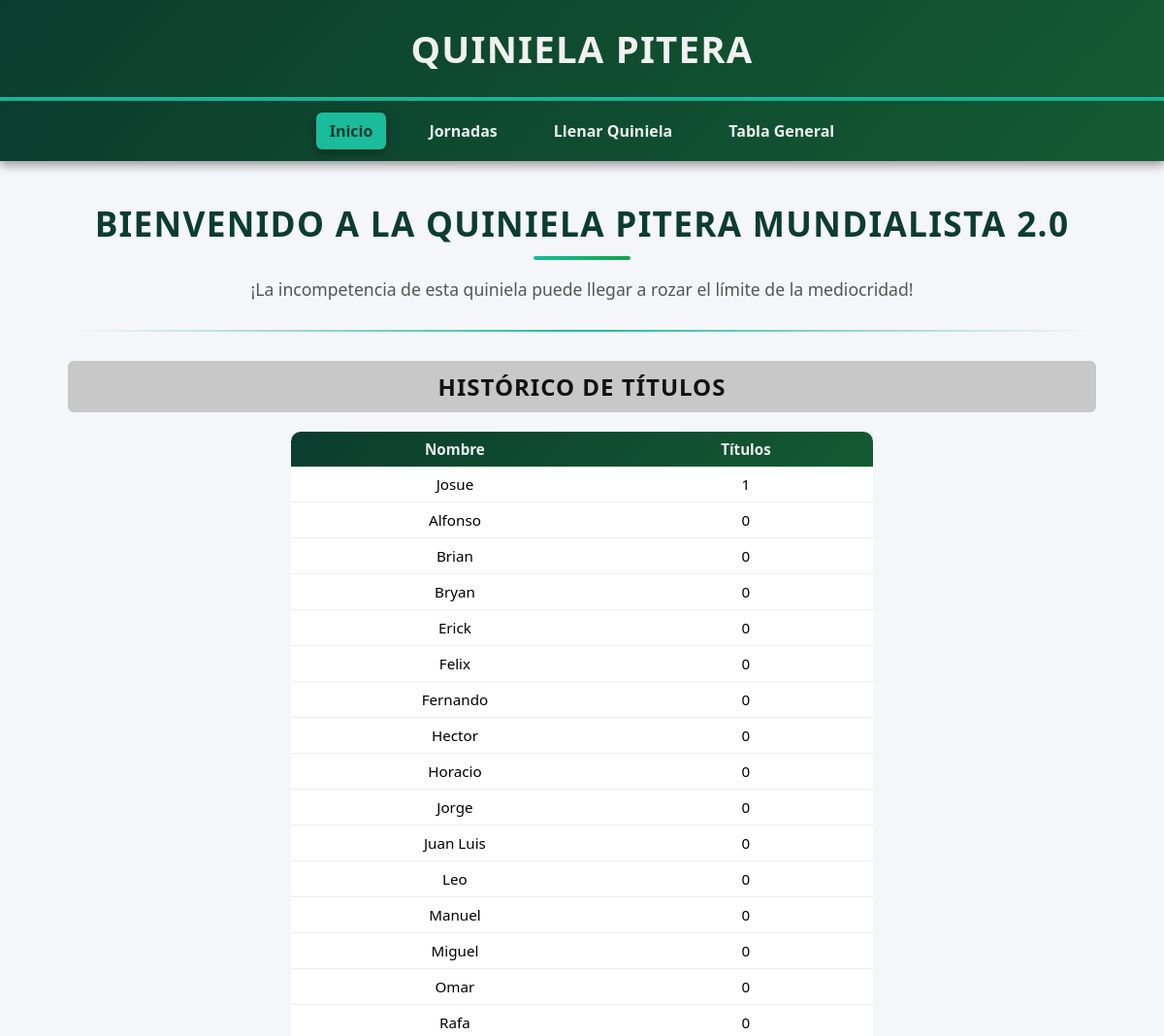
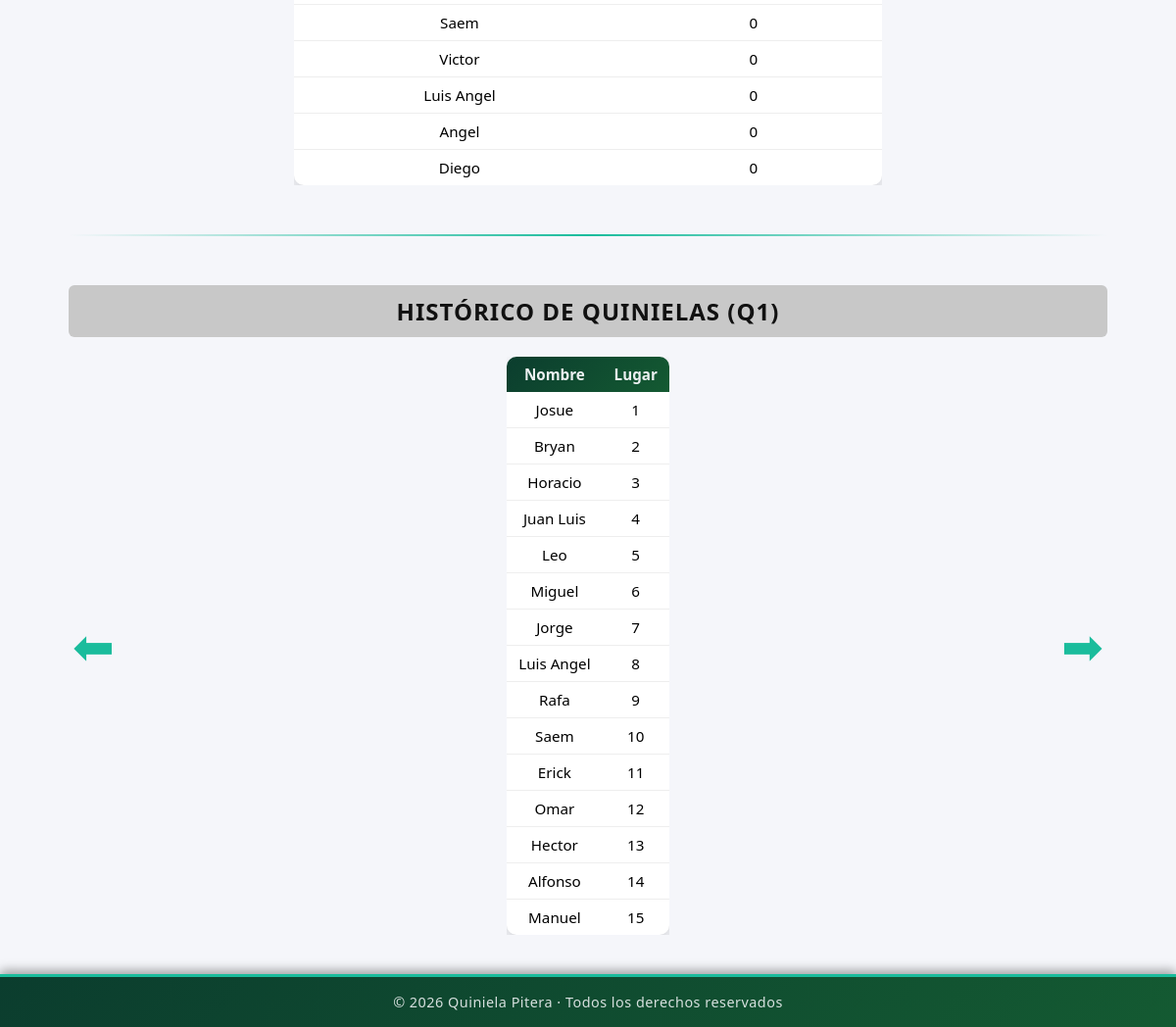
The page / on the database its author committed (2 pictures, top to bottom).
### principal/models.py (models this page shows, shortened)
class Titulos(models.Model):
    nombre = models.CharField(max_length=25)
    titulos = models.IntegerField(default = 0)
    class Meta:
        verbose_name = 'Titulos'
        verbose_name_plural = 'Titulos'

class Historico(models.Model):
    nombre = models.CharField(max_length=100)
    Q1 = models.IntegerField(default=0)
    Q2 = models.IntegerField(default=0)
    Q3 = models.IntegerField(default=0)
    Q4 = models.IntegerField(default=0)
    Q5 = models.IntegerField(default=0)
    Q6 = models.IntegerField(default=0)
    Q7 = models.IntegerField(default=0)
    Q8 = models.IntegerField(default=0)
    Q9 = models.IntegerField(default=0)
    Q10 = models.IntegerField(default=0)
    Q11 = models.IntegerField(default=0)
    Q12 = models.IntegerField(default=0)
    Q13 = models.IntegerField(default=0)
    Q14 = models.IntegerField(default=0)
    Q15 = models.IntegerField(default=0)
    Q16 = models.IntegerField(default=0)
    Q17 = models.IntegerField(default=0)
    Q18 = models.IntegerField(default=0)
    Q19 = models.IntegerField(default=0)
    Q20 = models.IntegerField(default=0)
    Q21 = models.IntegerField(default=0)
    Q22 = models.IntegerField(default=0)
    Q23 = models.IntegerField(default=0)
    Q24 = models.IntegerField(default=0)
    Q25 = models.IntegerField(default=0)
    Q26 = models.IntegerField(default=0)
    Q27 = models.IntegerField(default=0)
    Q28 = models.IntegerField(default=0)
    Q29 = models.IntegerField(default=0)
    Q30 = models.IntegerField(default=0)
    class Meta:
        verbose_name = 'Historico'
        verbose_name_plural = 'Historicos'

### principal/views.py (the view)
# urls.py: path('',  principal, name='principal'),
def principal(request):
    titulos = Titulos.objects.all().order_by('-titulos')
    q_actual = int(request.GET.get('q', 1))
    if q_actual < 1:
        q_actual = 1
    if q_actual > 30:
        q_actual = 30
    campo_q = f'Q{q_actual}'
    filtro = {
        f"{campo_q}__gt": 0
    }
    historico = Historico.objects.filter(**filtro).order_by(campo_q)
    context = {
        'titulos': titulos,
        'historico': historico,
        'campo_q': campo_q,
        'q_actual': q_actual
    }
    return render(request, 'principal/principal copy.html', context)

### principal/templatetags/custom_tags.py (called while the page is built)
@register.filter
def get_attr(obj, attr):
    return getattr(obj, attr)

### principal/templates/principal/principal copy.html
{% extends "principal/base.html" %}
{% load custom_tags %}
{% block content %}
<div class="page-container">
    <h1 class="page-title">Bienvenido a la Quiniela Pitera Mundialista 2.0</h1>
    <p class="page-subtitle">
        ¡La incompetencia de esta quiniela puede llegar a rozar el límite de la mediocridad!
    </p>
    <hr class="divider">
    <h2 class="section-title">Histórico de títulos</h2>
    <div class="table-container small">
        <table class="styled-table compact">
            <thead>
                <tr>
                    <th>Nombre</th>
                    <th>Títulos</th>
                </tr>
            </thead>
            <tbody>
                {% for t in titulos %}
                <tr>
                    <td>{{ t.nombre }}</td>
                    <td>{{ t.titulos }}</td>
                </tr>
                {% endfor %}
            </tbody>
        </table>
    </div>
    <hr class="divider large">
    <h2 class="section-title">Histórico de quinielas ({{ campo_q }})</h2>
    {% if historico %}
    <div class="table-wrapper">
        <a class="arrow left" href="?q={{ q_actual|add:'-1' }}">⬅</a>
        <div class="table-container small">
            <table class="styled-table compact">
                <thead>
                    <tr>
                        <th>Nombre</th>
                        <th>Lugar</th>
                    </tr>
                </thead>
                <tbody>
                    {% for h in historico %}
                    <tr>
                        <td>{{ h.nombre }}</td>
                        <td>{{ h|get_attr:campo_q }}</td>
                    </tr>
                    {% endfor %}
                </tbody>
            </table>
        </div>
        <a class="arrow right" href="?q={{ q_actual|add:'1' }}">➡</a>
    </div>
    {% else %}
        <p class="empty-message">
            No hay registros para {{ campo_q }}
        </p>
    {% endif %}
</div>
{% endblock %}

### principal/templates/principal/base.html (shortened to what this page needs)
<!DOCTYPE html>
<html lang="es">
<head>
</head>
<body>
<div id = "Header">
    <h1>Quiniela Pitera</h1>
</div>
<div class="menu">
    <a href="{% url 'principal' %}"
       class="{% if request.resolver_match.url_name == 'principal' %}active{% endif %}">
       Inicio
    </a>
    <a href="{% url 'jornadas' %}"
       class="{% if request.resolver_match.url_name == 'jornadas' %}active{% endif %}">
       Jornadas
    </a>
    <a href="{% url 'ingresar_resultado' %}"
       class="{% if request.resolver_match.url_name == 'ingresar_resultado' %}active{% endif %}">
       Llenar Quiniela
    </a>
    <a href="{% url 'tabla_general' %}"
       class="{% if request.resolver_match.url_name == 'tabla_general' %}active{% endif %}">
       Tabla General
    </a>
</div>
<div class="content">
    {% block content %}
    {% endblock %}
</div>
<footer class="footer">
    <p>© 2026 Quiniela Pitera · Todos los derechos reservados</p>
</footer>
</body>
</html>

### principal/templates/principal/base.html (style rules this page uses)
#Header { background: linear-gradient(135deg, #0b3d2e, #145a32); color: #f1f1f1; padding: 24px 40px; text-align: center; box-shadow: 0 6px 15px rgba(0, 0, 0, 0.4); border-bottom: 4px solid #1abc9c; font-family: 'Segoe UI', Roboto, sans-serif; letter-spacing: 1.2px; transition: background 0.3s ease, box-shadow 0.3s ease; }
#Header h1 { margin: 0; font-size: 2.4rem; font-weight: 700; text-transform: uppercase; }
.menu { background: linear-gradient(135deg, #0b3d2e, #145a32); padding: 12px 0; display: flex; justify-content: center; gap: 30px; box-shadow: 0 4px 10px rgba(0, 0, 0, 0.4); font-family: 'Segoe UI', Roboto, sans-serif; }
.menu a { color: #ecf0f1; text-decoration: none; font-weight: 600; font-size: 1rem; padding: 8px 14px; border-radius: 6px; transition: all 0.25s ease; }
.menu a.active { background-color: #1abc9c; color: #0b3d2e; box-shadow: 0 3px 8px rgba(0, 0, 0, 0.4); }
html, body { margin: 0; padding: 0; }
.footer { background: linear-gradient(135deg, #0b3d2e, #145a32); color: #ecf0f1; text-align: center; padding: 16px 10px; font-family: 'Segoe UI', Roboto, sans-serif; font-size: 0.9rem; letter-spacing: 0.5px; border-top: 3px solid #1abc9c; box-shadow: 0 -4px 10px rgba(0, 0, 0, 0.35); }
body { min-height: 100vh; display: flex; flex-direction: column; }
.content { flex: 1; }
.footer p { margin: 0; opacity: 0.9; }
* { box-sizing: border-box; }
html, body { margin: 0; padding: 0; font-family: 'Segoe UI', Roboto, sans-serif; background-color: #f5f6fa; }
.page-container { max-width: 1100px; margin: 40px auto; padding: 0 20px; }
.page-title { text-align: center; color: #0b3d2e; font-size: 2.4rem; margin-bottom: 10px; }
.page-subtitle { text-align: center; color: #555; font-size: 1.1rem; margin-bottom: 30px; }
.section-title { text-align: center; color: #145a32; font-size: 1.8rem; margin-bottom: 20px; text-transform: uppercase; }
.divider { border: none; height: 2px; background: linear-gradient(to right, transparent, #1abc9c, transparent); margin: 30px 0; }
.divider.large { margin: 50px 0; }
.table-container { overflow-x: auto; }
.table-container.small { max-width: 600px; margin: 0 auto; }
.styled-table { width: 100%; border-collapse: collapse; background-color: #ffffff; border-radius: 10px; overflow: hidden; box-shadow: 0 6px 15px rgba(0, 0, 0, 0.15); animation: fadeSlideIn 0.45s ease-out; }
.styled-table thead { background: linear-gradient(135deg, #0b3d2e, #145a32); color: #ecf0f1; }
.styled-table th, .styled-table td { text-align: center; }
.styled-table.compact th, .styled-table.compact td { padding: 8px 12px; font-size: 0.95rem; }
.styled-table tbody tr { border-bottom: 1px solid #eee; transition: background 0.2s ease, transform 0.15s ease; }
.styled-table tbody tr:last-child { border-bottom: none; }
.table-wrapper { display: flex; align-items: center; justify-content: center; gap: 6px; margin-top: 20px; }
.arrow { font-size: 3.2rem; text-decoration: none; color: #1abc9c; padding: 4px; border-radius: 50%; line-height: 1; transition: transform 0.25s ease, color 0.25s ease, background 0.25s ease; }
.page-title { text-align: center; margin: 30px auto 20px; font-family: 'Segoe UI', Roboto, sans-serif; font-size: 2.4rem; font-weight: 800; letter-spacing: 1.5px; text-transform: uppercase; color: #0b3d2e; position: relative; }
.page-title::after { content: ""; display: block; width: 120px; height: 4px; margin: 10px auto 0; background: linear-gradient(90deg, #1abc9c, #16a34a); border-radius: 2px; }
.page-title { text-align: center; margin: 25px 0 15px; font-family: 'Segoe UI', Roboto, sans-serif; font-size: 2.2rem; font-weight: 800; text-transform: uppercase; letter-spacing: 1.3px; color: #0b3d2e; }
.page-title::after { content: ""; display: block; width: 100px; height: 4px; margin: 10px auto 0; background: linear-gradient(90deg, #1abc9c, #16a34a); border-radius: 3px; }
.section-title { text-align: center; background-color: #c8c8c8; color: #111; font-size: 24px; padding: 10px; margin: 20px 0; text-transform: uppercase; letter-spacing: 1px; border-radius: 6px; }

### rows shown on the page
Titulos: nombre "Josue", titulos "1"
Titulos: nombre "Alfonso", titulos "0"
Titulos: nombre "Brian", titulos "0"
Titulos: nombre "Bryan", titulos "0"
Titulos: nombre "Erick", titulos "0"
Titulos: nombre "Felix", titulos "0"
Titulos: nombre "Fernando", titulos "0"
Titulos: nombre "Hector", titulos "0"
Titulos: nombre "Horacio", titulos "0"
Titulos: nombre "Jorge", titulos "0"
Titulos: nombre "Juan Luis", titulos "0"
Titulos: nombre "Leo", titulos "0"
Titulos: nombre "Manuel", titulos "0"
Titulos: nombre "Miguel", titulos "0"
Titulos: nombre "Omar", titulos "0"
Titulos: nombre "Rafa", titulos "0"
Titulos: nombre "Saem", titulos "0"
Titulos: nombre "Victor", titulos "0"
Titulos: nombre "Luis Angel", titulos "0"
Titulos: nombre "Angel", titulos "0"
Titulos: nombre "Diego", titulos "0"
Historico: nombre "Josue", Q1 "1"
Historico: nombre "Bryan", Q1 "2"
Historico: nombre "Horacio", Q1 "3"
Historico: nombre "Juan Luis", Q1 "4"
Historico: nombre "Leo", Q1 "5"
Historico: nombre "Miguel", Q1 "6"
Historico: nombre "Jorge", Q1 "7"
Historico: nombre "Luis Angel", Q1 "8"
Historico: nombre "Rafa", Q1 "9"
Historico: nombre "Saem", Q1 "10"
Historico: nombre "Erick", Q1 "11"
Historico: nombre "Omar", Q1 "12"
Historico: nombre "Hector", Q1 "13"
Historico: nombre "Alfonso", Q1 "14"
Historico: nombre "Manuel", Q1 "15"

### other values the page prints
{{ campo_q }} "Q1"
